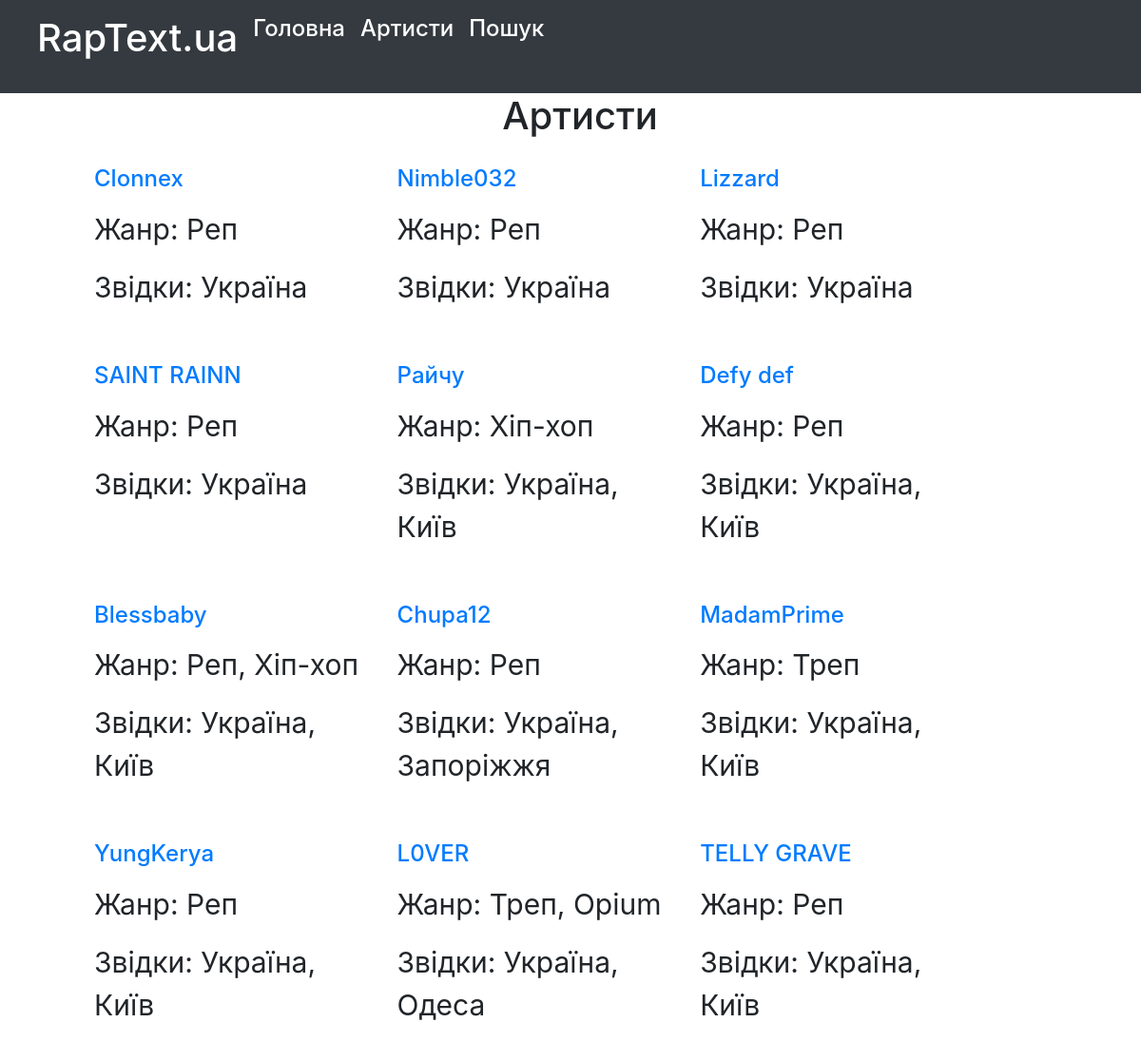
Screenshot of /artists/ with the database file from the repository.
### artists/models.py (models this page shows, shortened)
class Artist(models.Model):
    name = models.CharField(max_length=100)
    genre = models.CharField(max_length=50, blank=True, null=True)
    country = models.CharField(max_length=50, blank=True, null=True)

### artists/views.py (the view)
# urls.py: path('artists/',all_artists,name='all_artists'),
def all_artists(request):
    artists=Artist.objects.all()
    return render(request,'artists/all_artists.html',{'title': 'Артисти', 'menu':menu, 'artists': artists})

### artists/templates/artists/all_artists.html
{% extends 'artists/base.html' %}
{% load static %}
{% block content %}
<h1 align="center">{{ title }}</h1>
 <div class="card custom-card">
<div class="container-fluid" style="width:90%">
<div class="row">
  {%for a in artists %}
<div class="card border-0" style="width:30%">
  <div class="card-body">
    <h4 class="card-title"><a href="{% url 'artist_detail' a.id %}">{{ a.name }}</a></h4>
    <p class="card-text"><p>Жанр: {{a.genre}}</p>
    <p>Звідки: {{a.country}}</p>
  </div>
</div>
  {%endfor%}
 </div></div></div>
{% endblock %}

### artists/templates/artists/base.html (shortened to what this page needs)
{% load static %}
<!DOCTYPE html>
<html lang="uk">
<head>
  <link type="text/css" href="{% static 'artists/css/styles.css'%}" rel="stylesheet"/>
    <link rel="stylesheet" href="https://maxcdn.bootstrapcdn.com/bootstrap/4.0.0/css/bootstrap.min.css">
</head>
<body>
{% block mainmenu %}
<nav class="navbar navbar-expand-sm bg-dark navbar-dark">
  <div class="container-fluid">
    <ul class="navbar-nav">
         <li class="nav-item">
       <h1 > <a class="nav-link active" href="{% url 'index' %}">RapText.ua</a></h1>
      </li>
      <li class="nav-item">
       <h4 > <a class="nav-link active" href="{% url 'index' %}">Головна</a></h4>
      </li>
         <li class="nav-item">
       <h4 > <a class="nav-link active" href="{% url 'all_artists' %}">Артисти</a></h4>
      </li>
         <li class="nav-item">
       <h4 > <a class="nav-link active" href="{% url 'search' %}">Пошук</a></h4>
      </li>
        </ul>
  </div>
</nav>
{% endblock mainmenu%}
<div class="backround">
{% block content %}
    {% endblock content%}</div></div>
</body>
</html>

### artists/static/artists/css/styles.css (style rules this page uses)
body { font-family: 'Raleway'; background-image: url('https://images.pexels.com/photos/7130497/pexels-photo-7130497.jpeg?auto=compress&cs=tinysrgb&w=1260&h=750&dpr=1'); background-size: cover; background-repeat: no-repeat; margin: 0; padding-left: 0px; }
.backround { padding-left: 20px; }
h1 { color: white; }
ul { list-style-type: none; padding: 0; }
li { margin-bottom: 10px; }
a { color: rgb(0,0,0); !important; text-decoration: none; }
p { font-size: 30px; }
.custom-card { background-color: rgba(255, 255, 255, 0) !important; border: none !important; }

### rows the page displays
Artist: name "Clonnex", genre "Реп", country "Україна"
Artist: name "Nimble032", genre "Реп", country "Україна"
Artist: name "Lizzard", genre "Реп", country "Україна"
Artist: name "SAINT RAINN", genre "Реп", country "Україна"
Artist: name "Райчу", genre "Хіп-хоп", country "Україна, Київ"
Artist: name "Defy def", genre "Реп", country "Україна, Київ"
Artist: name "Blessbaby", genre "Реп, Хіп-хоп", country "Україна, Київ"
Artist: name "Chupa12", genre "Реп", country "Україна, Запоріжжя"
Artist: name "MadamPrime", genre "Треп", country "Україна, Київ"
Artist: name "YungKerya", genre "Реп", country "Україна, Київ"
Artist: name "L0VER", genre "Треп, Opium", country "Україна, Одеса"
Artist: name "TELLY GRAVE", genre "Реп", country "Україна, Київ"

### other values shown
{{ title }} "Артисти"
